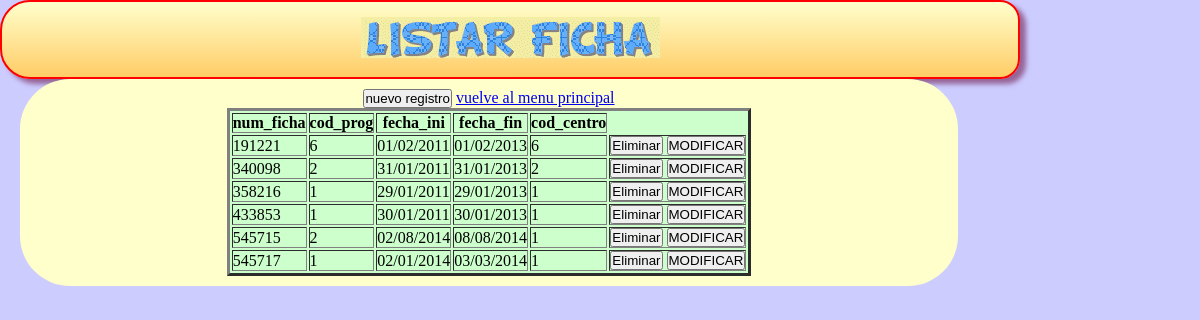
Page /ficha/index.php on the committed database.
### tables this page shows
CREATE TABLE IF NOT EXISTS `ficha` (
  `num_ficha` varchar(7) NOT NULL DEFAULT '',
  `cod_prog` varchar(4) DEFAULT NULL,
  `fecha_ini` varchar(10) DEFAULT NULL,
  `fecha_fin` varchar(10) DEFAULT NULL,
  `cod_centro` varchar(2) DEFAULT NULL,
  PRIMARY KEY (`num_ficha`),
  KEY `cod_prog` (`cod_prog`)
);

### ficha/view/viewClass.php (called while the page is built, shortened)
<?php
class viewClass {
  static public function renderHTML($view, $args = NULL) {
    include_once 'templates/' . $view;
  }
}

### librerias/dataBaseClass.php (called while the page is built, shortened)
<?php
class dataBaseClass {
  static private $host = 'localhost';
  static private $port = 3306,
          $dbname = 'bddesercion',
          $user = 'root',
          $password = '',
          $driver = 'mysql',
          $instance = NULL;
  static public function getInstance() {
    return self::$instance;
  }
  static private function connect() {
    try {
      $dsn = self::$driver
              . ':host='. self::$host
              . ';port=' . self::$port
              . ';dbname=' . self::$dbname;
      self::$instance = new PDO($dsn, self::$user, self::$password);
      return true;
    } catch (PDOException $e) {
      echo $e->getMessage();
    }
  }
}

### ficha/model/modelClass.php (called while the page is built, shortened)
<?php
class modelClass {
  static public function getAll() {
    try {
      $sql = 'SELECT ficha.num_ficha,cod_prog,fecha_ini,fecha_fin,cod_centro FROM ficha';
      return dataBaseClass::getInstance()->query($sql)->fetchAll(PDO::FETCH_ASSOC);
    } catch (PDOException $e) {
      return $e;
    }
  }
}

### ficha/view/templates/index.php (the view, shortened to what this page needs)
<!DOCTYPE html>
<html lang="es" >
      <head>
      <link rel="stylesheet" href="css/miestilo.css">
       </head>
    <body>
       <div id="baseglobal">
       <header id="Encabezados">
       <th><img src="objetos/ficha.gif"> </th>
      </header>
	     <section id="contenido"><center>
         <article>
    <td colspan=6 align=center><a href="index.php?action=create"><button type="submit">nuevo registro</button></a></td>
    <table id="tblContenido"  bgcolor=#ccffcc border=3>
      <thead>
        <tr>
          <th>num_ficha</th>
          <th>cod_prog</th>
		  <th>fecha_ini</th>
		  <th>fecha_fin</th>
		  <th>cod_centro</th>
        </tr>
      </thead>
      <tbody>
        <?php foreach ($datos as $row): ?>
          <tr>
             <td><?php echo $row['num_ficha'] ?></td>
             <td><?php echo $row['cod_prog'] ?></td>
			 <td><?php echo $row['fecha_ini'] ?></td>
             <td><?php echo $row['fecha_fin'] ?></td>
             <td><?php echo $row['cod_centro'] ?></td>
             <td> <a href="index.php?action=delete&amp;num_ficha=<?php echo $row['num_ficha'] ?>"><button type="submit">Eliminar</button></a>
                  <a href="index.php?action=update&amp;num_ficha=<?php echo $row['num_ficha'] ?>"><button type="submit">MODIFICAR</button></a> </td>
		 </tr>
        <?php endforeach ?>
		<a href="http://localhost/taller2Pradera-leydy/">vuelve al menu principal
      </tbody>
    </table>
  </body>
</html>

### ficha/css/miestilo.css (style rules this page uses)
* { margin:0px; padding:0px; }
header,nav,section,aside,focter,nav { display:block; }
body { text-align: center; background:#ccccff; }
#baseglobal { width:85%; background:#ccccff; }
#Encabezados { background: -webkit-linear-gradient(top,#ffffcc,#ffcc66); background:-moz-linear-gradient(top,#ffffcc,#ffcc66); border: 2px solid red; padding: 15px; color:#66cc33; -moz-border-radius:30px 20px 20px 30px; -webkit-border-radius:30px 20px 20px 30px; border-radius: 30px 20px 20px 30px; -moz-box-shadow:rgb(150,100,150) 6px 5px 5px; -webkit-box-shadow:rgb(150,100,150) 6px 5px 5px; box-shadow:rgb(150,100,150) 6px 5px 5px; }
#contenido { background:#ffffcc; list-style:none; width:90%; padding:10px; float:left; margin-left:20px; -moz-border-radius:50px; -webkit-border-radius:50px; border-radius: 50px; margin-bottom:50px; }

### rows in the picture
ficha: num_ficha "191221", cod_prog "6", fecha_ini "01/02/2011", fecha_fin "01/02/2013", cod_centro "6"
ficha: num_ficha "340098", cod_prog "2", fecha_ini "31/01/2011", fecha_fin "31/01/2013", cod_centro "2"
ficha: num_ficha "358216", cod_prog "1", fecha_ini "29/01/2011", fecha_fin "29/01/2013", cod_centro "1"
ficha: num_ficha "433853", cod_prog "1", fecha_ini "30/01/2011", fecha_fin "30/01/2013", cod_centro "1"
ficha: num_ficha "545715", cod_prog "2", fecha_ini "02/08/2014", fecha_fin "08/08/2014", cod_centro "1"
ficha: num_ficha "545717", cod_prog "1", fecha_ini "02/01/2014", fecha_fin "03/03/2014", cod_centro "1"
